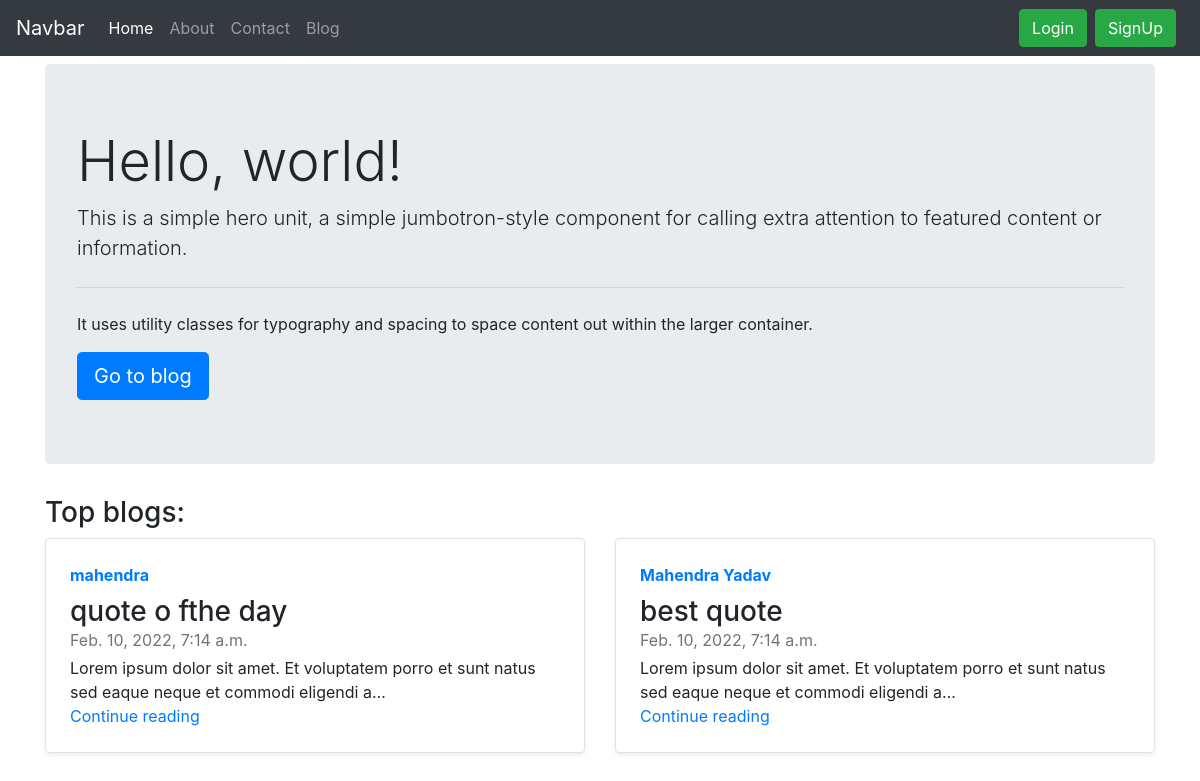
The page / on the database its author committed.
### blog/models.py (models this page shows, shortened)
class Post(models.Model):
     sn = models.AutoField(primary_key= True)
     title = models.CharField(max_length=500)
     content = models.TextField()
     slug = models.CharField(max_length=500)
     timestamp = models.DateTimeField(blank=True)
     author = models.CharField(max_length=100)

### home/views.py (the view)
# urls.py: path("", views.bloghome, name='home'),
def home(request):
    all_post = Post.objects.all()
    context = {"all_post": all_post}
    return render(request, "home/home.html", context)

### templates/home/home.html (shortened to what this page needs)
{% extends "base.html" %}
{% block homeactive %}active{% endblock homeactive %}
{% block body %}
<div class="container my-2">
<div class="jumbotron">
  <h1 class="display-4">Hello, world!</h1>
  <p class="lead">This is a simple hero unit, a simple jumbotron-style component for calling extra attention to featured content or information.</p>
  <hr class="my-4">
  <p>It uses utility classes for typography and spacing to space content out within the larger container.</p>
  <a class="btn btn-primary btn-lg" href="/blog" role="button">Go to blog</a>
</div>
</div>
<div class="container mt-3">
<h3>Top blogs:</h3>
    <div class="row my-2">
        {% for post in all_post %}
        <div class="col-md-6">
      <div class="row no-gutters border rounded overflow-hidden flex-md-row mb-4 shadow-sm h-md-250 position-relative">
        <div class="col p-4 d-flex flex-column position-static">
          <strong class="d-inline-block mb-2 text-primary">{{ post.author }}</strong>
          <h3 class="mb-0">{{ post.title }}</h3>
          <div class="mb-1 text-muted">{{ post.timestamp }}</div>
          <p class="card-text mb-auto">{{ post.content | truncatechars:100}}</p>
          <a href="blog/{{ post.slug }}" class="stretched-link">Continue reading</a>
        </div>
      </div>
    </div>
    {% if forloop.counter|divisibleby:2%}
    </div>
    <div class="row my-2">
        {%endif%}
        {%endfor%}</div>
</div>
{% endblock body %}

### rows shown on the page
Post: author "mahendra", title "quote o fthe day", timestamp "Feb. 10, 2022, 7:14 a.m.", content "Lorem ipsum dolor sit amet. Et voluptatem porro et sunt natus sed eaque neque et commodi eligendi a…"
Post: author "Mahendra Yadav", title "best quote", timestamp "Feb. 10, 2022, 7:14 a.m.", content "Lorem ipsum dolor sit amet. Et voluptatem porro et sunt natus sed eaque neque et commodi eligendi a…"
